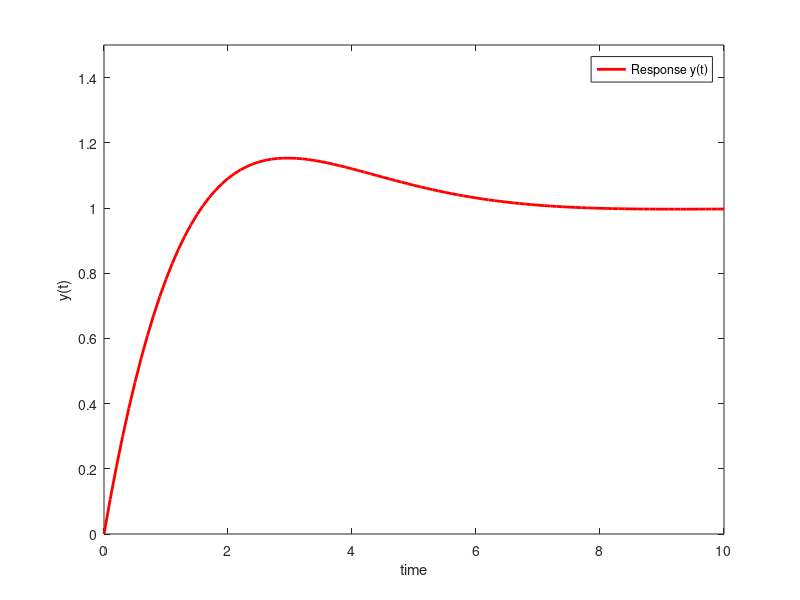

Recreate this plot in MATLAB. (Note: this script raises an error after producing the figure.)
%% Animated plot

%% *** 2D Plot ***
% Using equation of the response of a dynamiic system 

t = 0:0.1:10;

y_t = 1 - exp(-0.6*t).*cos(0.5*t) + exp(-0.6*t).*sin(0.5*t);

%% Plot the response of the system
figure('Name',"Response plot")

plot(t,y_t,'Color','r','LineWidth',2)
xlabel('time')
ylabel('y(t)')
legend('Response y(t)')

%% Animate 2D using the animatedline object

axis([0,10,0,1.5])
% h = animatedline;
h = animatedline('Color','r','LineWidth',3);

% Uncomment to use "getframe"
% loops = length(t);
% movieVector(loops) = struct('cdata',[],'colormap',[]);
for k = 1:length(t)
    addpoints(h,t(k),y_t(k));

    drawnow
    % pause(0.01);

    % Uncomment to use "getframe"
    % fig = gcf; % current figure handle
    % movieVector(k) = getframe(fig);
end

%% Animate 2D by plotting in for loop
loops = length(t);
movieVector(loops) = struct('cdata',[],'colormap',[]);
for k = 1:length(t)
    plot(t(k),y_t(k),"Marker","x",'LineWidth',3)
    hold on
    plot(t(1:k),y_t(1:k),'Color','r','LineWidth',3)

    axis([0,10,0,1.5])
    xlabel('time')
    ylabel('y(t)')
    legend('y(t) marker','Response y(t)')

    % drawnow
    % pause(0.01);
    fig = gcf; % current figure handle
    movieVector(k) = getframe(fig);


    if k ~= length(t)
        clf
    end
end

%% Create animation
myGif = VideoWriter('mygif');
myGif.FrameRate = 20;

open(myGif)
writeVideo(myGif, movieVector)
close(myGif)


%% *** 3D Plot ***
% Using Helix equation

t = 0:pi/12:2*pi;

x_t = 5 * cos(t);
y_t = 5 * sin(t);
z_t = 2 * t;

%% Animate 3D by plotting in for loop

loops = length(t);
movieVector(loops) = struct('cdata',[],'colormap',[]);
for k = 1:length(t)
    plot3(x_t(k),y_t(k),z_t(k),'bo','MarkerSize', 10, ...
        'MarkerEdgeColor', 'b', 'MarkerFaceColor', 'b')
    hold on
    plot3(x_t(1:k),y_t(1:k),z_t(1:k),'Color','r','LineWidth',2)

    axis([-5, 10, -10, 10, 0, 15])
    xlabel('x(t)')
    ylabel('y(t)')
    ylabel('z(t)')
    angle = t(k);
    title(['Time: ', num2str(angle), ' seconds'])
    legend('marker','Helix')
    % view([220 40])
    view([220+5*angle 40]) % Rotates the camera line of sight
    grid on

    fig = gcf; % current figure handle
    movieVector(k) = getframe(fig);

    if k ~= length(t)
        clf
    end
end

%% Create animation
myGif = VideoWriter('mygif3dRot');
myGif.FrameRate = 10;

open(myGif)
writeVideo(myGif, movieVector)
close(myGif)